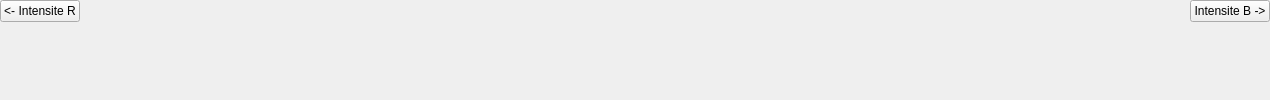
          <widget class="QWidget" name="page_imG">
           <layout class="QGridLayout" name="gridLayout_7">
            <property name="leftMargin">
             <number>0</number>
            </property>
            <property name="topMargin">
             <number>0</number>
            </property>
            <property name="rightMargin">
             <number>0</number>
            </property>
            <property name="bottomMargin">
             <number>0</number>
            </property>
            <item row="0" column="2">
             <widget class="QPushButton" name="bouton_imG">
              <property name="text">
               <string>Intensite B -&gt;</string>
              </property>
             </widget>
            </item>
            <item row="0" column="1">
             <spacer name="horizontalSpacer_8">
              <property name="orientation">
               <enum>Qt::Horizontal</enum>
              </property>
              <property name="sizeHint" stdset="0">
               <size>
                <width>1098</width>
                <height>20</height>
               </size>
              </property>
             </spacer>
            </item>
            <item row="0" column="0">
             <widget class="QPushButton" name="bouton_imGBack">
              <property name="text">
               <string>&lt;- Intensite R</string>
              </property>
             </widget>
            </item>
            <item row="1" column="0" colspan="3">
             <widget class="QLabel" name="image_capteurG">
              <property name="sizePolicy">
               <sizepolicy hsizetype="Preferred" vsizetype="Preferred">
                <horstretch>0</horstretch>
                <verstretch>0</verstretch>
               </sizepolicy>
              </property>
              <property name="cursor">
               <cursorShape>ArrowCursor</cursorShape>
              </property>
              <property name="text">
               <string/>
              </property>
              <property name="scaledContents">
               <bool>true</bool>
              </property>
              <property name="indent">
               <number>-1</number>
              </property>
             </widget>
            </item>
           </layout>
          </widget>
